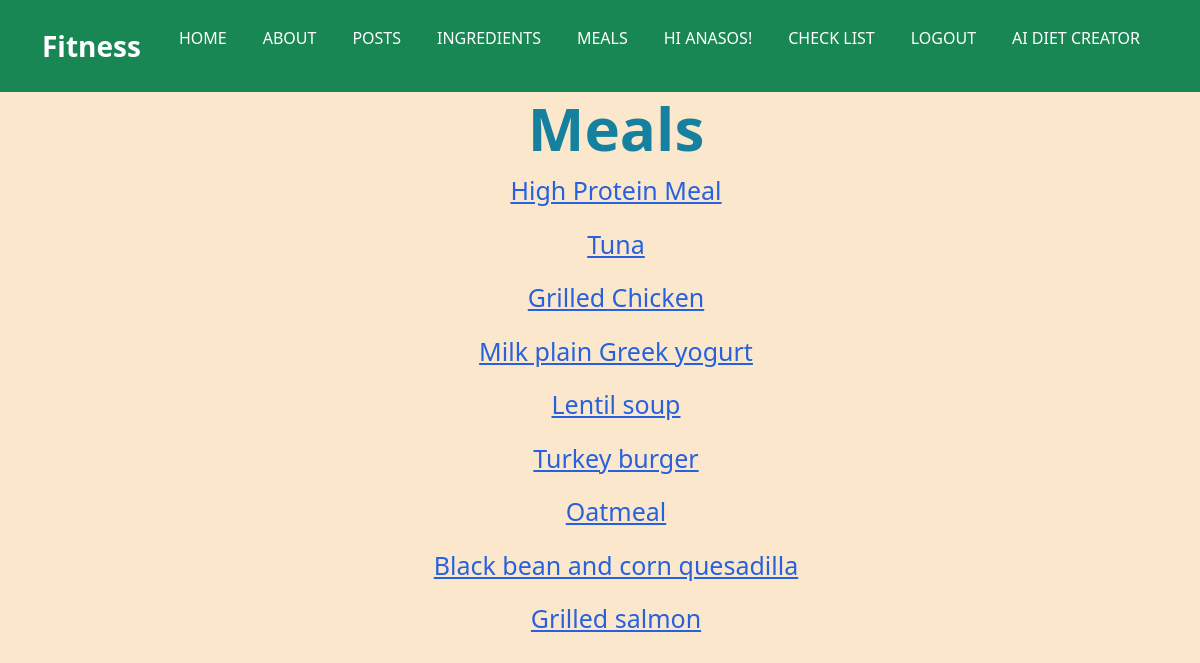
/meals/ (signed in), run on the app's committed database.
### accounts/models.py (models this page shows)
class Hero(AbstractUser):
    name = models.CharField(max_length=200, null=True)
    height = models.DecimalField(decimal_places=2, max_digits=5,null=True, blank=True)
    weight = models.DecimalField(decimal_places=2, max_digits=5,null=True, blank=True)
    bmi = models.DecimalField(decimal_places=2, max_digits=5, null=True, blank=True)
    points = models.PositiveIntegerField(null=True, blank=True)
    Breakfast = models.BooleanField(null=True, blank=True)
    Dinner = models.BooleanField(null=True, blank=True)
    Lunch = models.BooleanField(null=True, blank=True)
    Workouthome = models.BooleanField(null=True, blank=True)
    Run = models.BooleanField(null=True, blank=True)
    SleepEarly = models.BooleanField(null=True, blank=True)
    WakeEarly = models.BooleanField(null=True, blank=True)
    Gym = models.BooleanField(null=True, blank=True)

### meals/models.py (models this page shows, shortened)
class Meal(models.Model):
    name = models.CharField(max_length=150)
    MEALS = (
        ('Breakfast','BF'),
        ('Lunch','L'),
        ('Dinner', 'D')
    )
    category = models.CharField(max_length=100, choices=MEALS)
    thumb = models.ImageField(blank=True, null=True)
    plate = models.TextField()
    def get_absolute_url(self):
        return reverse('meal', kwargs={'pk':self.pk})

### meals/views.py (the view)
# urls.py: path('', MealsList.as_view(), name='meals'),
class MealsList(ListView):
    model = Meal
    context_object_name = "meals"
    template_name = 'meals/meals.html'

### meals/templates/meals/meals.html (shortened to what this page needs)
{% extends 'base.html' %}
{% block content %}
    {% if meals %}
    <ul> <h2 style="text-align: center;font-weight:bold;font-size:60px ;color: #15819e;">Meals</h2>
        {% for meal in meals %}
        <div class="content">
            <p style="text-align: center;font-size: 25px;"><a href="{{ meal.get_absolute_url }}"style="color:#2761DE;">{{ meal.name }}</a></p>
          </div>
        {% endfor %}
    </ul>
    {% else %}
    <p>No Meals</p>
    {% endif %}
{% endblock content %}

### templates/base.html (shortened to what this page needs)
{% load static %}
<!DOCTYPE html>
<html lang="en">
<head>
    <link rel="stylesheet" href="{% static 'style.css' %}">
    <link href="https://cdn.jsdelivr.net/npm/bootstrap@5.0.2/dist/css/bootstrap.min.css" rel="stylesheet">
</head>
<body style="background-color: rgba(251, 231, 204, 0.994);">
      <nav class="navbar navbar-expand-lg navbar-light bg-success">
        <div class="container">
          <a class="navbar-brand text-white fs-3 fw-bold" href="#">Fitness</a>
          <div class="collapse navbar-collapse" id="navbarSupportedContent">
            <ul class="navbar-nav  ms-auto mb-2 mb-lg-0 text-uppercase">
              <li class="nav-item">
                <a class="nav-link text-white" aria-current="page" href="{% url 'home' %}">Home</a>
              </li>
              <li class="nav-item">
                <a class="nav-link text-white" aria-current="page" href="{% url 'about' %}">About</a>
              </li>
              <li class="nav-item">
                <a class="nav-link text-white" aria-current="page" href="{% url 'posts:posts_list' %}">posts</a>
              </li>
              <li class="nav-item">
                <a class="nav-link text-white" aria-current="page" href="{% url 'list' %}">Ingredients</a>
              </li>
              <li class="nav-item">
                <a class="nav-link text-white" aria-current="page" href="{% url 'meals' %}">Meals</a>
              </li>
              {% if user.is_authenticated %}
              <li class="nav-item">
                <a class="nav-link text-white" aria-current="page"><p style="cursor: pointer;">Hi {{ user.username }}!</p></a>
              </li>
              <li class="nav-item">
                <a class="nav-link text-white" aria-current="page" href="{% url 'check' user.id %}">Check List</a>
              </li>
              <li class="nav-item">
                <a class="nav-link text-white" aria-current="page" href="{% url 'logout' %}">logout</a>
              </li>
              <li class="nav-item">
                <a class="nav-link text-white" aria-current="page" href="http://localhost:8501/">AI Diet Creator</a>
              </li>
              {% endif %}
            </ul>
          </div>
        </div>
      </nav>
    {% block content %}
    {% endblock content %}
</body>
</html>

### static/style.css (style rules this page uses)
* { padding: 0; margin: 0; box-sizing: border-box; scroll-behavior: smooth; }
body { background-color: antiquewhite; }
.navbar-light .navbar-nav .nav-link { color: #FFF; }
.nav-item { margin: 10px ; }
.nav-link { position: relative; }
.nav-link::after { content: ""; width: 0px; height: 3px; background-color: rgb(187, 16, 16); position: absolute; left: 10px; bottom: 0; transition: width 1s; }

### data on the page
Hero: username "ANASOS"
Meal: name "High Protein Meal"
Meal: name "Tuna"
Meal: name "Grilled Chicken"
Meal: name "Milk plain Greek yogurt"
Meal: name "Lentil soup"
Meal: name "Turkey burger"
Meal: name "Oatmeal"
Meal: name "Black bean and corn quesadilla"
Meal: name "Grilled salmon"
